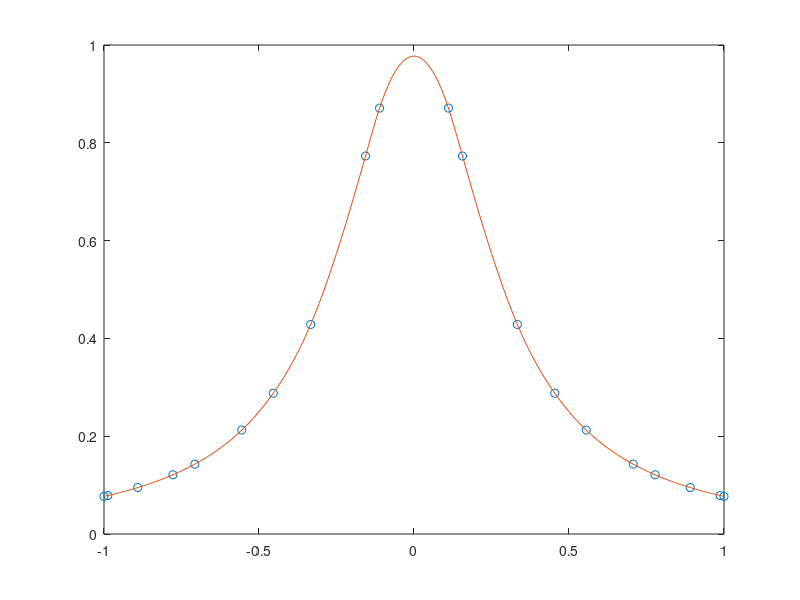

The MATLAB script that drew this image:
close all; clear all;
%cubic spline of two nodes
for i = 0:9
    x0(i+1) = cos((2*i+1)*pi/20);
    x1(i+1) = -1+i*2/9;
end
aa = cat(2, x0, x1);
x0 = sort(aa);
for i = 1: length(aa)
    y0(i) = 1/(1+12*x0(i)^2);
end
xx = -1:0.01:1;
yy = spline(x0,y0,xx);
plot(x0,y0,'o',xx,yy)

%{
hold on
%cubic spline equally spaced interpolation
for i = 0:9
    x0(i+1) = -1+i*2/9;
    y0(i+1) = 1/(1+12*x0(i+1)^2);
end
xx = -1:0.01:1;
yy = spline(x0,y0,xx);
plot(x0,y0,'o',xx,yy)
%}